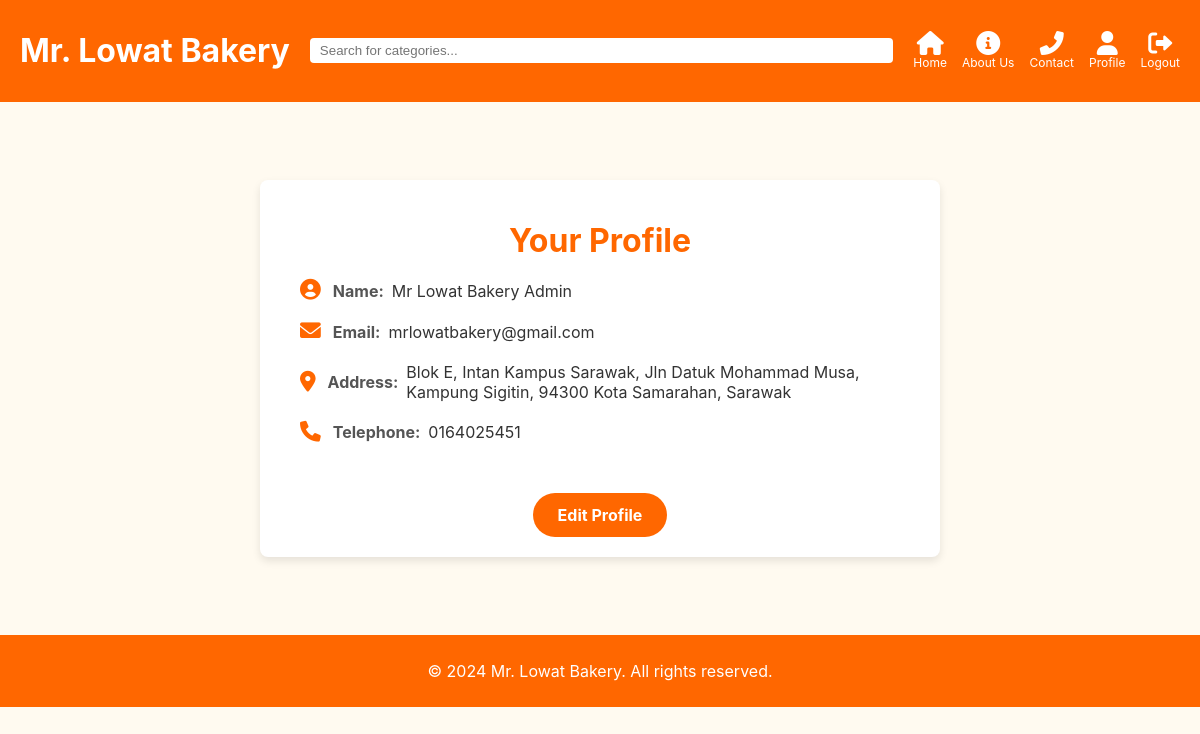
Screenshot of /MrLowatBakery_WAD/public/pages/profile.php (signed in) with the database file from the repository.
### tables this page shows
CREATE TABLE `users` (
  `user_id` int(11) NOT NULL,
  `name` varchar(100) NOT NULL,
  `email` varchar(100) NOT NULL,
  `password` varchar(255) NOT NULL,
  `address` varchar(255) NOT NULL,
  `tel` varchar(15) NOT NULL,
  `role` enum('member','admin') NOT NULL DEFAULT 'member',
  `created_at` timestamp NOT NULL DEFAULT current_timestamp(),
  `updated_at` timestamp NOT NULL DEFAULT current_timestamp() ON UPDATE current_timestamp()
);

### MrLowatBakery_WAD/public/pages/profile.php (the view, shortened to what this page needs)
<?php
include('../php/connection.php');
$user_id = $_SESSION['user_id'];
$sql = "SELECT * FROM users WHERE user_id = '$user_id'";
$result = mysqli_query($conn, $sql);
$row = mysqli_fetch_assoc($result);
?>
<!DOCTYPE html>
<html lang="en">
<head>
    <link rel="stylesheet" href="../assets/style/styles.css">
    <link rel="stylesheet" href="https://cdnjs.cloudflare.com/ajax/libs/font-awesome/6.0.0-beta3/css/all.min.css">
</head>
<body>
<header>
    <h1>Mr. Lowat Bakery</h1>
    <div class="search-bar">
    <input type="text" id="categorySearchInput" placeholder="Search for categories..." onkeyup="searchCategories()">
    </div>
    <div class="icon-links">
        <a href="../pages/index.php">
            <i class="fas fa-home"></i>
            <span>Home</span>
        </a>
        <a href="#" id="about-us-btn">
            <i class="fas fa-info-circle"></i>
            <span>About Us</span>
        </a>
        <a href="#" id="contact-btn">
            <i class="fas fa-phone-alt"></i>
            <span>Contact</span>
        </a>
        <?php if(isset($_SESSION["user_id"])){ ?>
        <a href="../pages/profile.php">
            <i class="fas fa-user"></i>
            <span>Profile</span>
        </a>
        <a href="../pages/logout.php" onclick="return confirm('Are you sure you want to logout?')">
            <i class="fas fa-sign-out-alt"></i>
            <span>Logout</span>
        </a>
        <?php } ?>
    </div>
</header>
<main>
    <div class="profile-container">
        <div class="profile-card">
            <h1>Your Profile</h1>
            <div class="profile-info">
                <div class="info-item">
                    <i class="fas fa-user-circle"></i>
                    <strong>Name:</strong>
                    <span id="profileName"><?=$row["name"];?></span>
                </div>
                <div class="info-item">
                    <i class="fas fa-envelope"></i>
                    <strong>Email:</strong>
                    <span id="profileEmail"><?=$row["email"];?></span>
                </div>
                <div class="info-item">
                    <i class="fas fa-map-marker-alt"></i>
                    <strong>Address:</strong>
                    <span id="profileAddress"><?=$row["address"];?></span>
                </div>
                <div class="info-item">
                    <i class="fas fa-phone"></i>
                    <strong>Telephone:</strong>
                    <span id="profileTel"><?=$row["tel"];?></span>
                </div>
            </div>
            <a href="../pages/profileedit.php" class="edit-btn">Edit Profile</a>
        </div>
    </div>
</main>
<footer>
    <p>&copy; 2024 Mr. Lowat Bakery. All rights reserved.</p>
</footer>
</body>
</html>

### MrLowatBakery_WAD/public/assets/style/styles.css (style rules this page uses)
body { font-family: 'Inter', sans-serif; margin: 0; padding: 0; background-color: #fffaf0; color: #333; }
header { background-color: #ff6700; color: white; padding: 10px 20px; }
body { margin: 0; font-family: 'Inter', sans-serif; }
header { background-color: #ff6700; padding: 10px 20px; color: white; display: flex; justify-content: space-between; align-items: center; }
header .search-bar { flex-grow: 1; margin: 0 20px; display: flex; }
header .search-bar input { width: 100%; padding: 5px 10px; border: none; border-radius: 4px; }
header .icon-links { display: flex; gap: 15px; }
header .icon-links a { color: white; text-decoration: none; display: flex; flex-direction: column; align-items: center; }
header .icon-links i { font-size: 1.5rem; }
header .icon-links span { font-size: 0.75rem; }
main { text-align: center; padding: 20px; flex: 1; }
footer { background: #ff6700; color: white; text-align: center; padding: 10px; margin-top: auto; }
.profile-container { display: flex; justify-content: center; padding: 5% 0; flex: 1; }
.profile-card { width: 100%; max-width: 600px; background: #fff; padding: 20px 40px; border-radius: 8px; box-shadow: 0px 4px 8px rgba(0, 0, 0, 0.1); text-align: center; }
.profile-card h1 { font-size: 2rem; color: #ff6700; margin-bottom: 20px; }
.profile-info { text-align: left; margin-bottom: 20px; }
.info-item { display: flex; align-items: center; margin-bottom: 20px; font-size: 1rem; color: #555; }
.info-item i { font-size: 1.3rem; color: #ff6700; margin-right: 12px; }
.info-item strong { font-weight: bold; margin-right: 8px; }
.info-item span { font-size: 1rem; color: #333; }
.edit-btn { display: inline-block; padding: 12px 25px; background-color: #ff6700; color: white; font-size: 1rem; font-weight: bold; border-radius: 30px; text-decoration: none; transition: background-color 0.3s ease; margin-top: 30px; }

### rows the page displays
users: name "Mr Lowat Bakery Admin", email "mrlowatbakery@gmail.com", address "Blok E, Intan Kampus Sarawak, Jln Datuk Mohammad Musa, Kampung Sigitin, 94300 Kota Samarahan, Sarawak", tel "0164025451"
